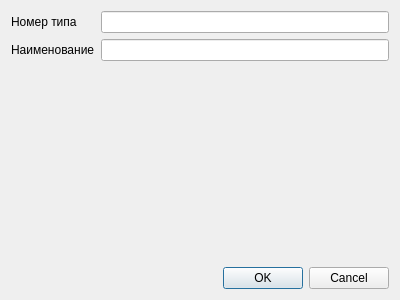
<?xml version="1.0" encoding="UTF-8"?>
<ui version="4.0">
 <class>DialogProductType</class>
 <widget class="QDialog" name="DialogProductType">
  <property name="geometry">
   <rect>
    <x>0</x>
    <y>0</y>
    <width>400</width>
    <height>300</height>
   </rect>
  </property>
  <property name="windowTitle">
   <string>Тип товара</string>
  </property>
  <layout class="QGridLayout" name="gridLayout">
   <item row="0" column="0">
    <widget class="QLabel" name="label">
     <property name="text">
      <string>Номер типа</string>
     </property>
    </widget>
   </item>
   <item row="0" column="1">
    <widget class="QLineEdit" name="lineEditId">
     <property name="readOnly">
      <bool>true</bool>
     </property>
    </widget>
   </item>
   <item row="1" column="0">
    <widget class="QLabel" name="label_2">
     <property name="text">
      <string>Наименование</string>
     </property>
    </widget>
   </item>
   <item row="1" column="1">
    <widget class="QLineEdit" name="lineEditName"/>
   </item>
   <item row="2" column="1">
    <spacer name="verticalSpacer">
     <property name="orientation">
      <enum>Qt::Vertical</enum>
     </property>
     <property name="sizeHint" stdset="0">
      <size>
       <width>20</width>
       <height>191</height>
      </size>
     </property>
    </spacer>
   </item>
   <item row="3" column="0" colspan="2">
    <widget class="QDialogButtonBox" name="buttonBox">
     <property name="orientation">
      <enum>Qt::Horizontal</enum>
     </property>
     <property name="standardButtons">
      <set>QDialogButtonBox::Cancel|QDialogButtonBox::Ok</set>
     </property>
    </widget>
   </item>
  </layout>
 </widget>
 <resources/>
 <connections>
  <connection>
   <sender>buttonBox</sender>
   <signal>accepted()</signal>
   <receiver>DialogProductType</receiver>
   <slot>accept()</slot>
   <hints>
    <hint type="sourcelabel">
     <x>248</x>
     <y>254</y>
    </hint>
    <hint type="destinationlabel">
     <x>157</x>
     <y>274</y>
    </hint>
   </hints>
  </connection>
  <connection>
   <sender>buttonBox</sender>
   <signal>rejected()</signal>
   <receiver>DialogProductType</receiver>
   <slot>reject()</slot>
   <hints>
    <hint type="sourcelabel">
     <x>316</x>
     <y>260</y>
    </hint>
    <hint type="destinationlabel">
     <x>286</x>
     <y>274</y>
    </hint>
   </hints>
  </connection>
 </connections>
</ui>
